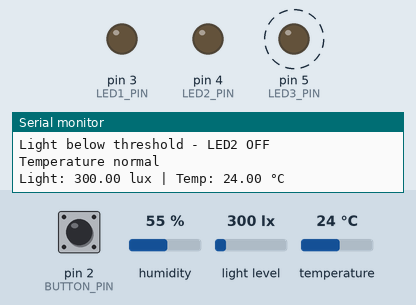
Bench run of a sketch on a simulated Arduino Uno, built with avr-gcc and run on an emulated ATmega328P. On the bench: output pins drawn as LEDs (lit = HIGH), the last lines printed to the serial monitor. Dashed ring = blinking. The inputs (shaded band) are chosen by the test bench; at power-on: light level 300 lx, pin 2 (BUTTON_PIN) HIGH, humidity 55 %, temperature 24 °C.

Above: at 3.2 s.
3.3 s: light level set to 332 lx
At 4.8 s:
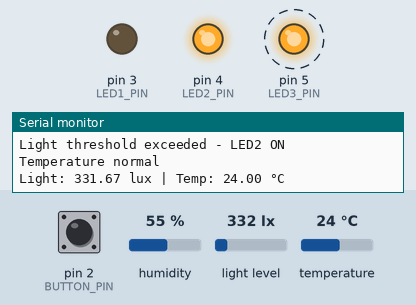
9.5 s: pin 2 (BUTTON_PIN) pulled LOW for 1.2 s
At 10.7 s:
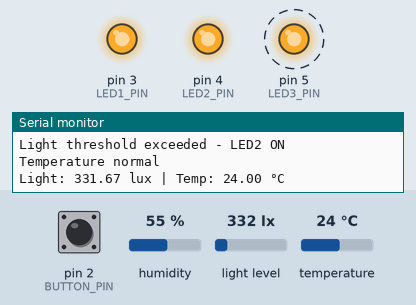
13.5 s: light level set to 40 lx
At 14.5 s:
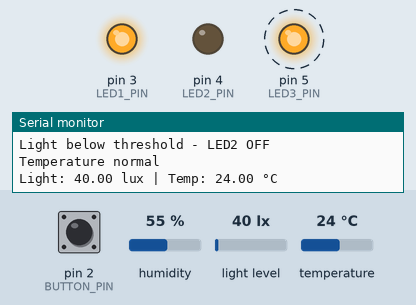
22.5 s: pin 2 (BUTTON_PIN) pulled LOW for 3.2 s
At 24.8 s:
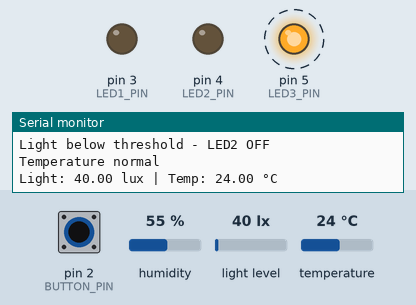
28.5 s: light level set to 500 lx
At 31.5 s:
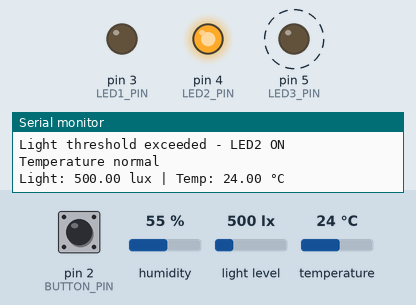
Timing chart, 0 to 36.5 s (numbered marks = the images above; inputs shaded):
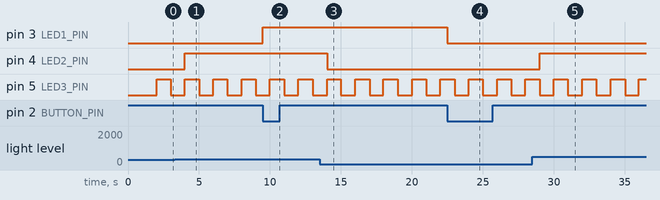

The sketch:

Task4.3D.ino
```cpp
#include <Wire.h>
#include <BH1750.h>
#include <DHT.h>

// Pin configuration
#define BUTTON_PIN 2
#define LED1_PIN 3
#define LED2_PIN 4
#define LED3_PIN 5
#define DHT_PIN 6

// Sensor setup
BH1750 lightSensor;
DHT dhtSensor(DHT_PIN, DHT11);

// Flags for events
volatile bool isButtonPressed = false;

// Timer variables
unsigned long lastMillis = 0;
const long timerInterval = 1000; // 1 second

// Threshold constants
const float LIGHT_THRESHOLD = 300.0;  // in Lux
const float TEMP_THRESHOLD = 30.0;    // in Celsius

void setup() {
  Serial.begin(9600);
  while (!Serial); // Wait for serial connection

  // Configure pins
  pinMode(BUTTON_PIN, INPUT_PULLUP);
  pinMode(LED1_PIN, OUTPUT);
  pinMode(LED2_PIN, OUTPUT);
  pinMode(LED3_PIN, OUTPUT);

  // Attach external interrupt for button
  attachInterrupt(digitalPinToInterrupt(BUTTON_PIN), onButtonPress, FALLING);

  // Initialize sensors
  Wire.begin();
  lightSensor.begin();
  dhtSensor.begin();
  delay(2000); // Let DHT settle

  Serial.println("System initialized");
}

void loop() {
  unsigned long currentMillis = millis();

  // Timer-based sensor reading
  if (currentMillis - lastMillis >= timerInterval) {
    lastMillis = currentMillis;

    // Read sensors
    float lightLevel = lightSensor.readLightLevel();
    float temperature = dhtSensor.readTemperature();

    // Check light threshold and control LED2
    if (lightLevel > LIGHT_THRESHOLD) {
      digitalWrite(LED2_PIN, HIGH);
      Serial.println("Light threshold exceeded - LED2 ON");
    } else {
      digitalWrite(LED2_PIN, LOW);
      Serial.println("Light below threshold - LED2 OFF");
    }

    // Check temperature threshold
    if (!isnan(temperature) && temperature > TEMP_THRESHOLD) {
      Serial.println("Temperature threshold exceeded");
    } else {
      Serial.println("Temperature normal");
    }

    // Toggle LED3 every second
    digitalWrite(LED3_PIN, !digitalRead(LED3_PIN));

    // Display sensor values
    Serial.print("Light: ");
    Serial.print(lightLevel);
    Serial.print(" lux | Temp: ");
    Serial.print(temperature);
    Serial.println(" °C");
  }

  // Handle button press
  if (isButtonPressed) {
    isButtonPressed = false;
    digitalWrite(LED1_PIN, !digitalRead(LED1_PIN));
    Serial.println("Button pressed - LED1 toggled");
  }
}

// Button ISR
void onButtonPress() {
  static unsigned long lastInterrupt = 0;
  unsigned long now = millis();

  if (now - lastInterrupt > 200) {
    isButtonPressed = true;
  }
  lastInterrupt = now;
}
```

Measured:
- the behaviour switches between 300 and 301 lx on light level (found by bisection; images 0 and 1)
- after the input at 3.3 s, pin 4 (LED2_PIN): LOW → HIGH after 0.70 s
- after the input at 9.5 s, pin 3 (LED1_PIN): LOW → HIGH at once
- after the input at 13.5 s, pin 4 (LED2_PIN): HIGH → LOW after 0.52 s
- after the input at 22.5 s, pin 3 (LED1_PIN): HIGH → LOW at once
- after the input at 28.5 s, pin 4 (LED2_PIN): LOW → HIGH after 0.52 s
- by itself, pin 5 (LED3_PIN): alternates HIGH for 0.99 s and LOW for 1.0 s
